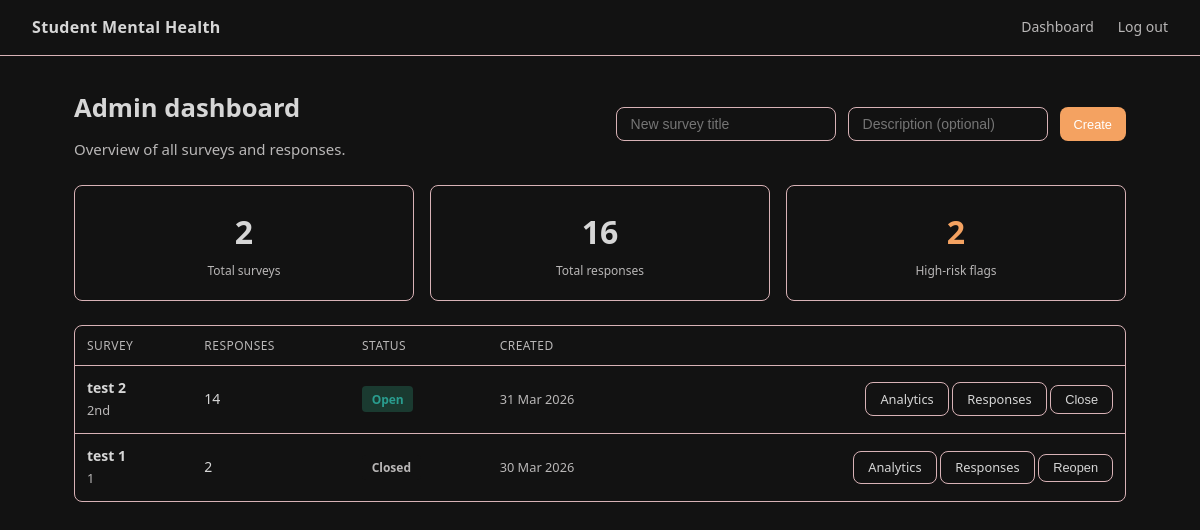
/admin-dashboard/ (signed in), run on the app's committed database.
### core/models.py (models this page shows, shortened)
class Survey(models.Model):
    id          = models.CharField(max_length=5, primary_key=True)
    title       = models.CharField(max_length=200)
    description = models.TextField(blank=True)
    is_active   = models.BooleanField(default=True)
    created_at  = models.DateTimeField(auto_now_add=True)
    closed_at   = models.DateTimeField(null=True, blank=True)

### core/views.py (the view)
# urls.py: path("admin-dashboard/",                                   views.admin_dashboard, name="admin_dashboard"),
@login_required
@user_passes_test(_is_admin)
def admin_dashboard(request):
    surveys = Survey.objects.annotate(
        response_count=Count("surveyresponse")
    ).order_by("-created_at")
    context = {
        "surveys":         surveys,
        "total_responses": SurveyResponse.objects.count(),
        "total_high_risk": PredictionResult.objects.filter(prediction=1).count(),
    }
    return render(request, "admin_dashboard.html", context)

### core/views.py (called while the page is built)
def _is_admin(user) -> bool:
    return user.is_authenticated and user.is_staff

### core/templates/admin_dashboard.html (shortened to what this page needs)
{% extends "base.html" %}
{% block content %}
<div class="container-wide">
    <div class="flex-between" style="margin-bottom:1.5rem;">
        <div>
            <h1>Admin dashboard</h1>
            <p style="margin:0;">Overview of all surveys and responses.</p>
        </div>
        <form method="post" action="{% url 'create_survey' %}" style="display:flex; gap:0.75rem;">
            <input type="text" name="title" placeholder="New survey title" required
                   style="background:var(--card); border:1px solid var(--border); border-radius:var(--radius); color:var(--text); padding:0.5rem 0.875rem; font-size:0.875rem; width:220px;">
            <input type="text" name="desc" placeholder="Description (optional)"
                   style="background:var(--card); border:1px solid var(--border); border-radius:var(--radius); color:var(--text); padding:0.5rem 0.875rem; font-size:0.875rem; width:200px;">
            <button type="submit" class="btn btn-primary btn-sm">Create</button>
        </form>
    </div>
    <div class="stat-row">
        <div class="stat-card">
            <div class="stat-value">{{ surveys.count }}</div>
            <div class="stat-label">Total surveys</div>
        </div>
        <div class="stat-card">
            <div class="stat-value">{{ total_responses }}</div>
            <div class="stat-label">Total responses</div>
        </div>
        <div class="stat-card">
            <div class="stat-value" style="color:var(--accent);">{{ total_high_risk }}</div>
            <div class="stat-label">High-risk flags</div>
        </div>
    </div>
    <div class="card" style="padding:0; overflow:hidden;">
        <table>
            <thead>
                <tr>
                    <th>Survey</th>
                    <th>Responses</th>
                    <th>Status</th>
                    <th>Created</th>
                    <th></th>
                </tr>
            </thead>
            <tbody>
                {% for survey in surveys %}
                <tr>
                    <td>
                        <strong>{{ survey.title }}</strong>
                        {% if survey.description %}
                        <br><span class="text-muted" style="font-size:0.8rem;">{{ survey.description|truncatechars:60 }}</span>
                        {% endif %}
                    </td>
                    <td>{{ survey.response_count }}</td>
                    <td>
                        {% if survey.is_active %}
                            <span class="badge badge-low">Open</span>
                        {% else %}
                            <span class="badge" style="background:var(--card); color:var(--muted);">Closed</span>
                        {% endif %}
                    </td>
                    <td class="text-muted" style="font-size:0.8rem;">{{ survey.created_at|date:"d M Y" }}</td>
                    <td style="text-align:right; white-space:nowrap;">
                        <a href="{% url 'survey_analytics' survey.id %}" class="btn btn-secondary btn-sm">Analytics</a>
                        <a href="{% url 'survey_details' survey.id %}" class="btn btn-secondary btn-sm">Responses</a>
                        <form method="post" action="{% url 'toggle_survey' survey.id %}" style="display:inline;">
                            <button type="submit" class="btn btn-secondary btn-sm">
                                {% if survey.is_active %}Close{% else %}Reopen{% endif %}
                            </button>
                        </form>
                    </td>
                </tr>
                {% empty %}
                <tr><td colspan="5" style="text-align:center; color:var(--muted); padding:2rem;">No surveys yet.</td></tr>
                {% endfor %}
            </tbody>
        </table>
    </div>
</div>
{% endblock %}

### core/templates/base.html (style rules this page uses)
*, *::before, *::after { box-sizing: border-box; margin: 0; padding: 0; }
:root { --bg: #121212; --surface: #121212; --card: #121212; --border: #D8B2B6; --accent: #f4a261; --accent2: #f4a261; --positive: #8FA36D; --neutral: #eee239; --negative: #e63946; --text: #d6d6d6; --muted: #b9b7b7; ; --radius: 8px; }
body { font-family: "Segoe UI", system-ui, sans-serif; background: var(--bg); color: var(--text); min-height: 100vh; font-size: 15px; line-height: 1.6; }
.container-wide { max-width: 1100px; margin: 0 auto; padding: 2rem 1.5rem; }
.card { background: var(--surface); border: 1px solid var(--border); border-radius: var(--radius); padding: 1.75rem; margin-bottom: 1.25rem; }
h1 { font-size: 1.6rem; font-weight: 600; margin-bottom: 0.5rem; }
p { color: var(--muted); margin-bottom: 1rem; }
.btn { display: inline-block; padding: 0.6rem 1.5rem; border-radius: var(--radius); font-size: 0.9rem; font-weight: 500; cursor: pointer; border: none; text-decoration: none; transition: opacity 0.15s; }
.btn-primary { background: var(--accent); color: #fff; }
.btn-secondary { background: var(--card); color: var(--text); border: 1px solid var(--border); }
.btn-sm { padding: 0.35rem 0.875rem; font-size: 0.8rem; }
.badge { display: inline-block; padding: 0.2rem 0.6rem; border-radius: 4px; font-size: 0.75rem; font-weight: 600; }
.badge-low { background: #1a3a30; color: #2a9d8f; }
.stat-row { display: grid; grid-template-columns: repeat(auto-fit, minmax(150px, 1fr)); gap: 1rem; margin-bottom: 1.5rem; }
.stat-card { background: var(--card); border: 1px solid var(--border); border-radius: var(--radius); padding: 1.25rem; text-align: center; }
.stat-card .stat-value { font-size: 2rem; font-weight: 700; }
.stat-card .stat-label { font-size: 0.75rem; color: var(--muted); margin-top: 0.25rem; }
table { width: 100%; border-collapse: collapse; font-size: 0.875rem; }
th { text-align: left; padding: 0.6rem 0.75rem; color: var(--muted); font-weight: 500; border-bottom: 1px solid var(--border); font-size: 0.75rem; text-transform: uppercase; letter-spacing: 0.04em; }
td { padding: 0.7rem 0.75rem; border-bottom: 1px solid var(--border); }
tr:last-child td { border-bottom: none; }
.text-muted { color: var(--muted); }
.flex-between { display: flex; align-items: center; justify-content: space-between; }

### data on the page
Survey: title "test 2", description "2nd", response_count "14", is_active "Open", created_at "31 Mar 2026"
Survey: title "test 1", description "1", response_count "2", is_active "Closed", created_at "30 Mar 2026"

### other printed values
{{ surveys.count }} "2"
{{ total_responses }} "16"
{{ total_high_risk }} "2"
